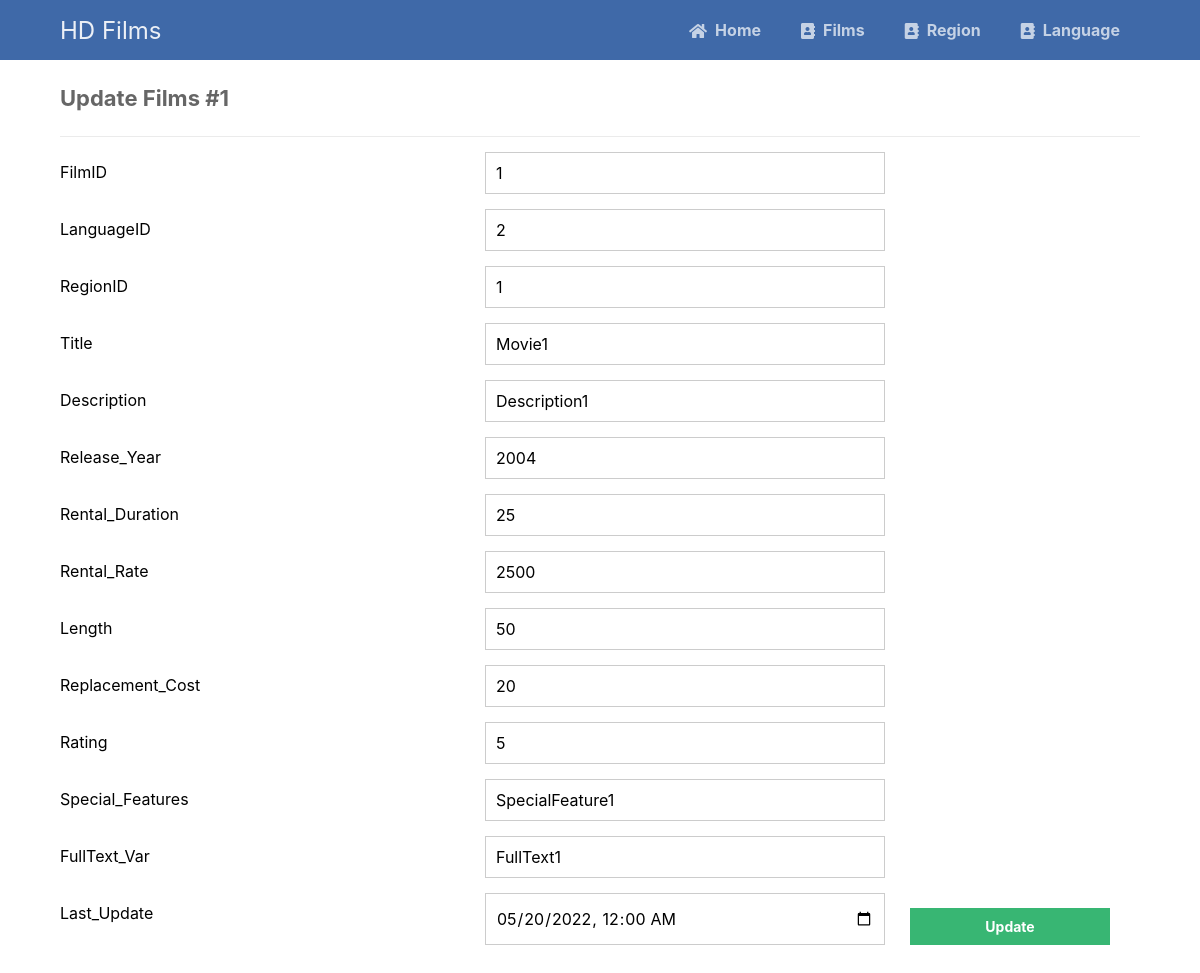
The page /phpcrud/update.php?Film_ID=1 on the database its author committed.
### tables this page shows
CREATE TABLE Film (
	Film_ID INTEGER NOT NULL,
	LanguageID INTEGER NOT NULL,
	RegionID INTEGER NOT NULL,
	Title varchar(255) NOT NULL,
	Description varchar(255),
	Release_Year INTEGER NOT NULL,
	Rental_Duration INTEGER NOT NULL,
	Rental_Rate NUMERIC(19, 0) NOT NULL,
	Length INTEGER,
	Replacement_Cost NUMERIC(19, 0) NOT NULL,
	Rating INTEGER,
	Special_Features varchar(255),
	FullText_Var varchar(255),
	Last_Update date NOT NULL,	
	CONSTRAINT Film_PK PRIMARY KEY (Film_ID),	 
	CONSTRAINT Film_FK FOREIGN KEY (LanguageID) REFERENCES Language (LanguageID),   
	CONSTRAINT Film_FK_1 FOREIGN KEY (RegionID) REFERENCES Region(RegionID)			 
);

### phpcrud/update.php (the view, shortened to what this page needs)
<?php
include 'functions.php';
$pdo = pdo_connect_mysql();
if (isset($_GET['Film_ID'])) {
    $stmt = $pdo->prepare('SELECT * FROM Film WHERE Film_ID = ?');
    $stmt->execute([$_GET['Film_ID']]);
    $films = $stmt->fetch(PDO::FETCH_ASSOC);
} else {
    exit('No ID specified!');
}
?>
<?=template_header('Read')?>
<div class="content update">
	<h2>Update Films #<?=$films['Film_ID']?></h2>
    <form action="update.php?Film_ID=<?=$films['Film_ID']?>" method="post">
        <label for="Film_ID">FilmID</label>
        <input type="text" name="Film_ID" placeholder="1" value="<?=$films['Film_ID']?>" id="Film_ID">
        <label for="LanguageID">LanguageID</label>
        <input type="text" name="LanguageID" placeholder="1" value="<?=$films['LanguageID']?>" id="LanguageID">
        <label for="RegionID">RegionID</label>
        <input type="text" name="RegionID" placeholder="1" value="<?=$films['RegionID']?>" id="RegionID">
        <label for="Title">Title</label>
        <input type="text" name="Title" placeholder="Title" value="<?=$films['Title']?>" id="Title">
        <label for="Description">Description</label>
        <input type="text" name="Description" placeholder="Description" value="<?=$films['Description']?>" id="Description">
        <label for="Release_Year">Release_Year</label>
        <input type="text" name="Release_Year" placeholder="Release_Year" value="<?=$films['Release_Year']?>" id="Release_Year">
        <label for="Rental_Duration">Rental_Duration</label>
        <input type="text" name="Rental_Duration" placeholder="Rental_Duration" value="<?=$films['Rental_Duration']?>" id="Rental_Duration">
        <label for="Rental_Rate">Rental_Rate</label>
        <input type="text" name="Rental_Rate" placeholder="Rental_Rate" value="<?=$films['Rental_Rate']?>" id="Rental_Rate">
        <label for="Length">Length</label>
        <input type="text" name="Length" placeholder="Length" value="<?=$films['Length']?>" id="Length">
        <label for="Replacement_Cost">Replacement_Cost</label>
        <input type="text" name="Replacement_Cost" placeholder="Replacement_Cost" value="<?=$films['Replacement_Cost']?>" id="Replacement_Cost">
        <label for="Rating">Rating</label>
        <input type="text" name="Rating" placeholder="Rating" value="<?=$films['Rating']?>" id="Rating">
        <label for="Special_Features">Special_Features</label>
        <input type="text" name="Special_Features" placeholder="Special_Features" value="<?=$films['Special_Features']?>" id="Special_Features">
        <label for="FullText_Var">FullText_Var</label>
        <input type="text" name="FullText_Var" placeholder="FullText_Var" value="<?=$films['FullText_Var']?>" id="FullText_Var">
        <label for="Last_Update">Last_Update</label>
        <input type="datetime-local" name="Last_Update" value="<?=date('Y-m-d\TH:i', strtotime($films['Last_Update']))?>" id="Last_Update">
        <input type="submit" value="Update">
    </form>
</div>
<?=template_footer()?>

### phpcrud/style.css (style rules this page uses)
* { box-sizing: border-box; font-family: -apple-system, BlinkMacSystemFont, 'segoe ui', roboto, oxygen, ubuntu, cantarell, 'fira sans', 'droid sans', 'helvetica neue', Arial, sans-serif; font-size: 16px; -webkit-font-smoothing: antialiased; -moz-osx-font-smoothing: grayscale; }
body { background-color: #ffffff; margin: 0; }
.content { width: 90vw; margin: 0 auto; }
.content h2 { margin: 0; padding: 25px 0; font-size: 22px; border-bottom: 1px solid #ebebeb; color: #666666; }
.update form { padding: 15px 0; display: flex; flex-flow: wrap; }
.update form label { display: inline-flex; width: 400px; padding: 10px 0; margin-right: 25px; }
.update form input { padding: 10px; width: 400px; margin-right: 25px; margin-bottom: 15px; border: 1px solid #cccccc; }
.update form input[type='submit'] { display: block; background-color: #38b673; border: 0; font-weight: bold; font-size: 14px; color: #ffffff; cursor: pointer; width: 200px; margin-top: 15px; }

### rows shown on the page
film: Film_ID "1", LanguageID "2", RegionID "1", Title "Movie1", Description "Description1", Release_Year "2004", Rental_Duration "25", Rental_Rate "2500", Length "50", Replacement_Cost "20", Rating "5", Special_Features "SpecialFeature1", FullText_Var "FullText1", Last_Update "05/20/2022 00:00"
